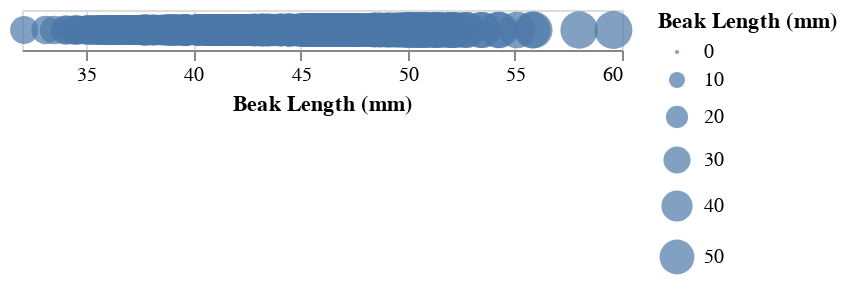

Here is the notebook cell this chart was saved with:
### Markdown cell above
## Area

### Code cell
# adjust height and width in properties
alt.Chart(penguins).mark_circle().encode(
    x = alt.X('Beak Length (mm):Q', scale = alt.Scale(zero=False)),
    size = 'Beak Length (mm):Q'
)

### Figure 1 — Vega-Lite specification as saved in the notebook (floating-point values rounded to 4 significant figures; data arrays with more than 128 entries replaced by an {"elided": "..."} marker saying what was removed)
{"config": {"view": {"continuousWidth": 300, "continuousHeight": 300}}, "data": {"name": "data-76c48766c479dfe0c7c40ab1eae44ed8"}, "mark": {"type": "circle"}, "encoding": {"size": {"field": "Beak Length (mm)", "type": "quantitative"}, "x": {"field": "Beak Length (mm)", "scale": {"zero": false}, "type": "quantitative"}}, "$schema": "https://vega.github.io/schema/vega-lite/v6.1.0.json", "datasets": {"data-76c48766c479dfe0c7c40ab1eae44ed8": {"elided": "344 records"}}}
